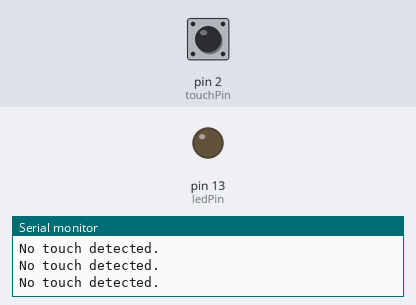
A sketch run on a simulated Arduino Uno, built with avr-gcc and run on an emulated ATmega328P. Parts: output pins drawn as LEDs (lit = HIGH), the last lines printed to the serial monitor. The inputs (shaded band) are chosen by the test bench; at power-on: pin 2 (touchPin) LOW.

Above: at 2.8 s.
2.9 s: pin 2 (touchPin) pulled HIGH for 1.2 s
At 4.3 s:
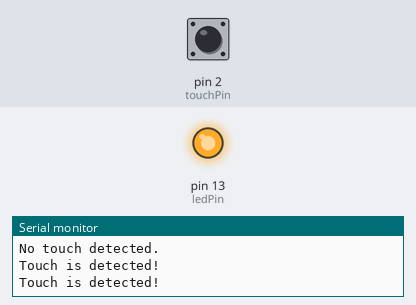
6.5 s: pin 2 (touchPin) pulled HIGH for 3.2 s
At 10.9 s:
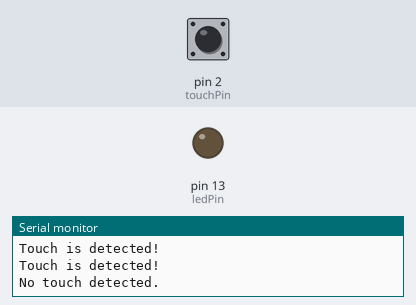
Timing chart, 0 to 12.4 s (numbered marks = the images above; inputs shaded):
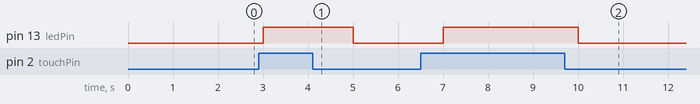

The sketch:

touch.ino
```cpp
const int touchPin = 2;  // Touch sensor connected to digital pin 2
const int ledPin = 13;   // LED connected to digital pin 13

void setup() {
  pinMode(touchPin, INPUT);   // Set the touch sensor pin as input
  pinMode(ledPin, OUTPUT);    // Set the LED pin as output
  Serial.begin(9600);         // Start the Serial communication
}

void loop() {
  int touchState = digitalRead(touchPin);  // Read the state of the touch sensor

  if (touchState == HIGH) {  // If the sensor is touched
    digitalWrite(ledPin, HIGH);  // Turn on the LED
    Serial.println("Touch is detected!");
  } else {
    digitalWrite(ledPin, LOW);   // Turn off the LED
    Serial.println("No touch detected.");
  }

  delay(1000);  // Small delay for debounce and to avoid flooding the Serial monitor
}
```

Measured:
- after the input at 2.9 s, pin 13 (ledPin): LOW → HIGH after 0.10 s, → LOW 2.0 s later
- after the input at 6.5 s, pin 13 (ledPin): LOW → HIGH after 0.50 s, → LOW 3.0 s later
